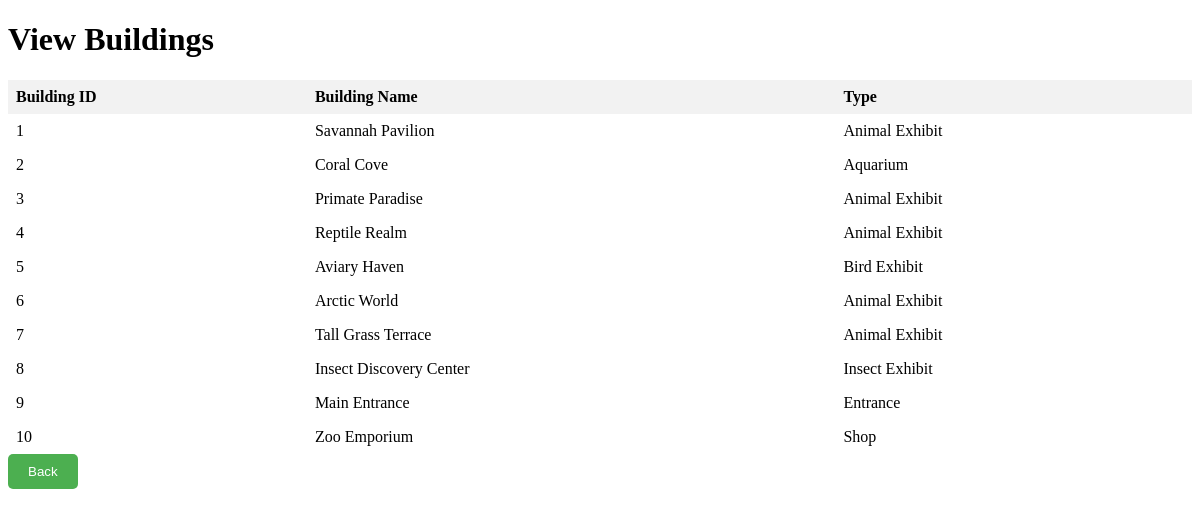
Screenshot of /view-building.php with the database file from the repository.
### tables this page shows
CREATE TABLE `buildings` (
  `building_id` int(11) NOT NULL,
  `Bname` varchar(255) NOT NULL,
  `type` varchar(255) NOT NULL
);

### view-building.php (the view, shortened to what this page needs)
<?php
include 'connection.php';
$sql = "SELECT * FROM buildings";
  $result = mysqli_query($conn, $sql);
?>
<!DOCTYPE html>
<html>
<head>
</head>
<body>
  <h1>View Buildings</h1>
  <?php
  if (mysqli_num_rows($result) > 0) {
    echo "<table><tr><th>Building ID</th><th>Building Name</th><th>Type</th></tr>";
    while($row = mysqli_fetch_assoc($result)) {
      $building_id = $row['building_id'];
      $Bname = $row['Bname'];
      $type = $row['type'];
      if (!empty($enclosure_id)) {
        echo "<tr><td>$building_id</td><td>$Bname</td><td>$type</td></tr>";
      } else {
        echo "<tr><td>$building_id</td><td>$Bname</td><td>$type</td></tr>";
      }
    }
    echo "</table>";
  } else {
    echo "No items found ";
  }
  ?>
<button onclick="window.location.href='admin.php'">Back</button>
</body>
</html>

### view-building.php (style rules this page uses)
table { border-collapse: collapse; width: 100%; }
th, td { text-align: left; padding: 8px; }
th { background-color: #f2f2f2; }
button { background-color: #4CAF50; color: white; padding: 10px 20px; border: none; border-radius: 5px; cursor: pointer; }

### rows the page displays
buildings: building_id "1", Bname "Savannah Pavilion", type "Animal Exhibit"
buildings: building_id "2", Bname "Coral Cove", type "Aquarium"
buildings: building_id "3", Bname "Primate Paradise", type "Animal Exhibit"
buildings: building_id "4", Bname "Reptile Realm", type "Animal Exhibit"
buildings: building_id "5", Bname "Aviary Haven", type "Bird Exhibit"
buildings: building_id "6", Bname "Arctic World", type "Animal Exhibit"
buildings: building_id "7", Bname "Tall Grass Terrace", type "Animal Exhibit"
buildings: building_id "8", Bname "Insect Discovery Center", type "Insect Exhibit"
buildings: building_id "9", Bname "Main Entrance", type "Entrance"
buildings: building_id "10", Bname "Zoo Emporium", type "Shop"
